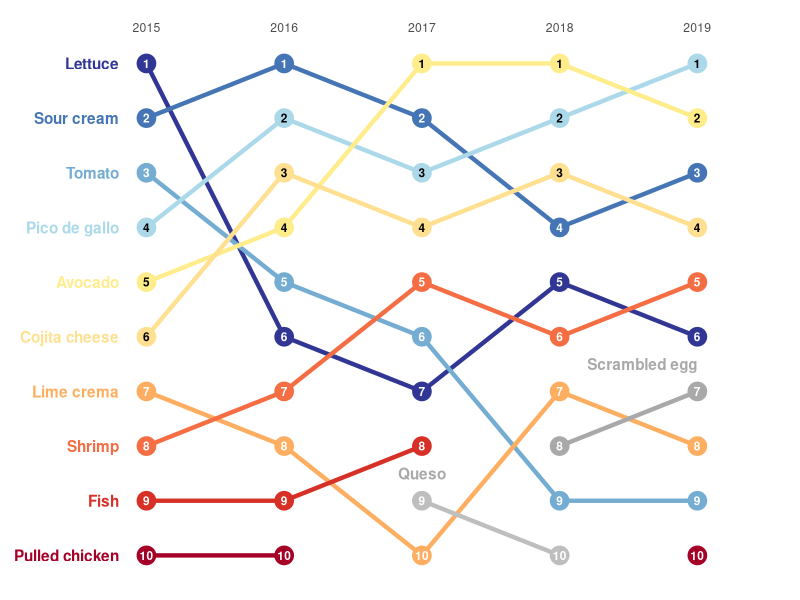
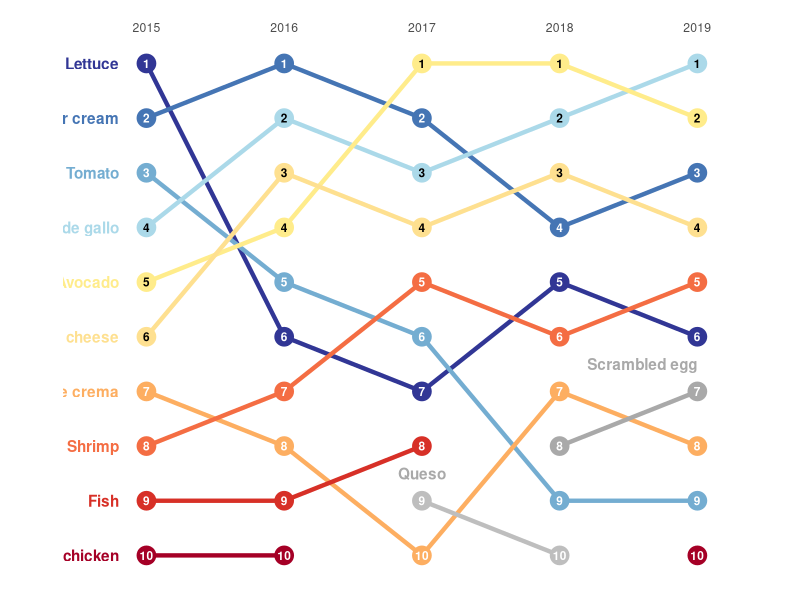

Source code (R) for these figures, in order:
## ---- chunk 1
#Load the libraries
library(RColorBrewer)
library(reshape2)
library(ggplot2)
library(grid)

#Get Colorbrewer info and the appropriate colors
par(mar=c(1,5,1,1))
#display.brewer.all(colorblindFriendly = TRUE)
custom_palette <- c(
  brewer.pal(n = 11, name = 'RdYlBu')[11:8], # These are the blue colors
  "lightgoldenrod1", # This is the mustard color
  brewer.pal(n = 11, name = 'RdYlBu')[5:1], # These are the warm colors
  "gray", "darkgray"
)
#Build/import the data

input_df <- read.table(
  header = TRUE, stringsAsFactors = FALSE,
  text = '
  "Topping"           2015    2016    2017  2018  2019  label_color
  "Lettuce"           1       6       7     5     6     "white"
  "Sour cream"        2       1       2     4     3     "white"
  "Tomato"            3       5       6     9     9     "white"
  "Pico de gallo"     4       2       3     2     1     "black"
  "Avocado"           5       4       1     1     2     "black"
  "Cojita cheese"     6       3       4     3     4     "black"
  "Lime crema"        7       8       10    7     8     "white"
  "Shrimp"            8       7       5     6     5     "white"
  "Fish"              9       9       8     NA    NA    "white"
  "Pulled chicken"    10      10      NA    NA    10    "white"
  "Queso"             NA      NA      9     10    NA    "white"
  "Scrambled egg"     NA      NA      NA    8     7     "white"
  '
)
#convert our Topping column to factors. 
#The levels of a factor column essentially provide order to arbitrary string values. 
input_df$Topping <- factor(input_df$Topping, levels = input_df$Topping)

# turn it from wide to long. Keep the topping label and label color and pivot on year for each value
plot_df = melt(input_df, id.vars = c("Topping", "label_color"), variable.name = "year")
plot_df$year = gsub("X", "", plot_df$year)

#build the ggplot
plot = ggplot(
  plot_df, aes(x = year, y = value, group = Topping, color = factor(Topping), label = value)
) +
  geom_line(size = 1.5) +
  geom_point(size = 6) +
  geom_text(color = plot_df$label_color, fontface = "bold", size = 3) +
  scale_y_reverse(limits=c(10,1)) +
  scale_x_discrete(position = "top") +
  theme_minimal() +
  theme(
    legend.position = "none",
    panel.grid = element_blank(),
    axis.title = element_blank(),
    axis.text.y = element_blank()
    
  ) + 
  scale_color_manual(values = custom_palette)

#plot

plot = plot +
  annotate(
    "text", x = rep(0.8, 10), y = 1:10, label = input_df$Topping[1:10], color = custom_palette[1:10], 
    hjust = 1, fontface = "bold"
  ) +
  annotate("text", x = 3, y = 8.5, label = "Queso", fontface = "bold", color = "darkgray") +
  annotate("text", x = 5, y = 6.5, label = "Scrambled egg", hjust = 1, fontface = "bold", color = "darkgray") +
  theme(plot.margin = unit(c(1, 1, 1, 3), "lines"))

# Code to prevent clipping
gt <- ggplot_gtable(ggplot_build(plot))
gt$layout$clip[gt$layout$name == "panel"] <- "off"
grid.draw(gt)


